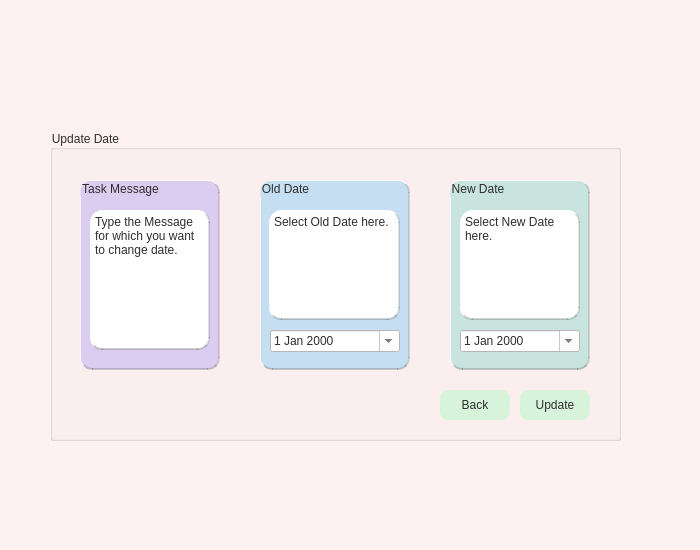
<?xml version="1.0" encoding="UTF-8"?>
<ui version="4.0">
 <class>updatedatepage</class>
 <widget class="QWidget" name="updatedatepage">
  <property name="geometry">
   <rect>
    <x>0</x>
    <y>0</y>
    <width>700</width>
    <height>550</height>
   </rect>
  </property>
  <property name="windowTitle">
   <string>Form</string>
  </property>
  <property name="styleSheet">
   <string notr="true">QFrame {
    background-color: white;
    border-radius: 12px;
    border-top: 1px solid rgba(255, 255, 255, 0.9);
    border-left: 1px solid rgba(255, 255, 255, 0.7);
    border-bottom: 2px solid rgba(0, 0, 0, 0.18);
    border-right: 2px solid rgba(0, 0, 0, 0.12);
}
QWidget {
    background-color: #fdf1f1;   /* pastel pink background */
    color: #2e2e2e;              /* charcoal text */
}

QPushButton {
    background-color: #d8f3dc;   /* mint green buttons */
    color: #2e2e2e;              /* dark text */
   
    border-radius: 8px;
    padding: 8px;
}

QPushButton:pressed {
    background-color: #fff5e1;   /* soft cream when pressed */
}
QDateEdit{
 background-color:white;
}
QTimeEdit
{
background-color:white;
}
QPlainTextEdit
{
background-color:white;
}

</string>
  </property>
  <widget class="QGroupBox" name="groupBox">
   <property name="geometry">
    <rect>
     <x>50</x>
     <y>130</y>
     <width>571</width>
     <height>311</height>
    </rect>
   </property>
   <property name="title">
    <string>Update Date</string>
   </property>
   <widget class="QGroupBox" name="groupBox_2">
    <property name="geometry">
     <rect>
      <x>30</x>
      <y>50</y>
      <width>140</width>
      <height>190</height>
     </rect>
    </property>
    <property name="styleSheet">
     <string notr="true">QGroupBox {
    background-color: #DBCDF0;
    border-radius: 12px;
    border-top: 1px solid rgba(255, 255, 255, 0.9);
    border-left: 1px solid rgba(255, 255, 255, 0.7);
    border-bottom: 2px solid rgba(0, 0, 0, 0.18);
    border-right: 2px solid rgba(0, 0, 0, 0.12);
}</string>
    </property>
    <property name="title">
     <string>Task Message</string>
    </property>
    <widget class="QPlainTextEdit" name="plainTextEdit">
     <property name="geometry">
      <rect>
       <x>10</x>
       <y>30</y>
       <width>120</width>
       <height>140</height>
      </rect>
     </property>
     <property name="plainText">
      <string>Type the Message for which you want to change date.</string>
     </property>
    </widget>
   </widget>
   <widget class="QGroupBox" name="groupBox_3">
    <property name="geometry">
     <rect>
      <x>210</x>
      <y>50</y>
      <width>150</width>
      <height>190</height>
     </rect>
    </property>
    <property name="styleSheet">
     <string notr="true">QGroupBox {
    background-color: #C6DEF1;
    border-radius: 12px;
    border-top: 1px solid rgba(255, 255, 255, 0.9);
    border-left: 1px solid rgba(255, 255, 255, 0.7);
    border-bottom: 2px solid rgba(0, 0, 0, 0.18);
    border-right: 2px solid rgba(0, 0, 0, 0.12);
}</string>
    </property>
    <property name="title">
     <string>Old Date</string>
    </property>
    <widget class="QDateEdit" name="dateEdit">
     <property name="geometry">
      <rect>
       <x>10</x>
       <y>150</y>
       <width>130</width>
       <height>22</height>
      </rect>
     </property>
     <property name="calendarPopup">
      <bool>true</bool>
     </property>
    </widget>
    <widget class="QPlainTextEdit" name="plainTextEdit_2">
     <property name="geometry">
      <rect>
       <x>9</x>
       <y>30</y>
       <width>131</width>
       <height>110</height>
      </rect>
     </property>
     <property name="readOnly">
      <bool>true</bool>
     </property>
     <property name="plainText">
      <string>Select Old Date here.
</string>
     </property>
    </widget>
   </widget>
   <widget class="QGroupBox" name="groupBox_4">
    <property name="geometry">
     <rect>
      <x>400</x>
      <y>50</y>
      <width>140</width>
      <height>190</height>
     </rect>
    </property>
    <property name="styleSheet">
     <string notr="true">QGroupBox {
    background-color: #C9E4DE;
    border-radius: 12px;
    border-top: 1px solid rgba(255, 255, 255, 0.9);
    border-left: 1px solid rgba(255, 255, 255, 0.7);
    border-bottom: 2px solid rgba(0, 0, 0, 0.18);
    border-right: 2px solid rgba(0, 0, 0, 0.12);
}</string>
    </property>
    <property name="title">
     <string>New Date</string>
    </property>
    <widget class="QDateEdit" name="dateEdit_2">
     <property name="geometry">
      <rect>
       <x>10</x>
       <y>150</y>
       <width>120</width>
       <height>22</height>
      </rect>
     </property>
     <property name="calendarPopup">
      <bool>true</bool>
     </property>
    </widget>
    <widget class="QPlainTextEdit" name="plainTextEdit_3">
     <property name="geometry">
      <rect>
       <x>10</x>
       <y>30</y>
       <width>120</width>
       <height>110</height>
      </rect>
     </property>
     <property name="readOnly">
      <bool>true</bool>
     </property>
     <property name="plainText">
      <string>Select New Date here.
</string>
     </property>
    </widget>
   </widget>
   <widget class="QPushButton" name="btnBack">
    <property name="geometry">
     <rect>
      <x>390</x>
      <y>260</y>
      <width>70</width>
      <height>30</height>
     </rect>
    </property>
    <property name="text">
     <string>Back</string>
    </property>
   </widget>
   <widget class="QPushButton" name="btnUpdate">
    <property name="geometry">
     <rect>
      <x>470</x>
      <y>260</y>
      <width>70</width>
      <height>30</height>
     </rect>
    </property>
    <property name="text">
     <string>Update</string>
    </property>
   </widget>
  </widget>
 </widget>
 <resources/>
 <connections/>
</ui>
